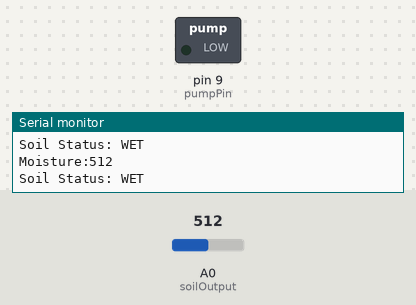
The sketch below on a simulated Arduino Uno, built with avr-gcc and run on an emulated ATmega328P. On the bench: switched loads named in the sketch (green lamp = pin HIGH), the last lines printed to the serial monitor. The test bench sets the inputs (shaded band); at power-on: A0 (soilOutput) = 512. Pins used as bus, display or sensor lines are not drawn.

Above: at 1.8 s.
1.9 s: A0 (soilOutput) set to 984
3.4 s: A0 (soilOutput) set to 1009
At 5.9 s:
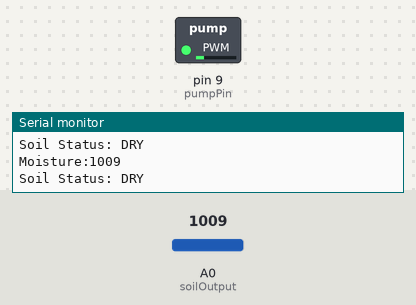
At 17.2 s:
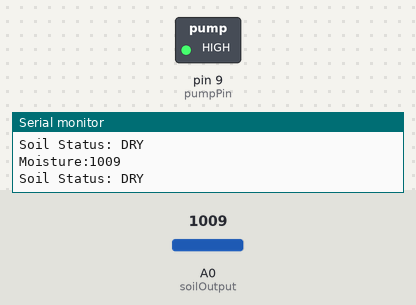
Timing chart, 0 to 17.5 s (numbered marks = the images above; inputs shaded):
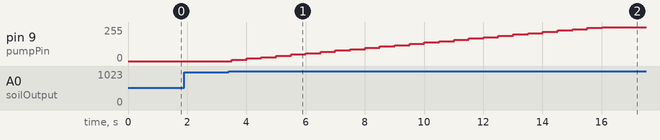

Measured:
- the behaviour switches between 1000 and 1001 on A0 (soilOutput) (found by bisection; images 0 and 1)
- after the input at 3.4 s, pin 9 (pumpPin): moves from 0/255 to 255/255 over 12.5 s, starting after 0.10 s

The sketch:

planter_project.ino
```cpp
// EGN2020C Final Project: Self-Watering Planter
// By:        David Wang
// Date:      4/2/19
// Version:   v1.0

// Define pins
const int soilOutput = A0; // For reading analog moisture values
const int soilPower = 7; // For powering sensor on/off
const int pumpPin = 9; // For powering pump on/off

// For determining if soil is wet/dry
const int lowerMoistThreshold = 250;
const int upperMoistThreshold = 1000;

String soilStatus = ""; // Formatting output
int pumpSpeed = 0; // Controlling the speed of the pump


/* ====================================================
Soil sensor values higher = more dry (top threshold)
Soil sensor values lower = more wet (bottom threshold)
==================================================== */

void setup() {
  Serial.begin(9600);
  pinMode(pumpPin, OUTPUT); // Set pump control pin to be output
  pinMode(soilPower, OUTPUT); // Set soil power pin as an output
  digitalWrite(soilPower, LOW); //Set pin to LOW so no power is flowing through the sensor
}

void loop() {
  int sensorValue = readSoil(); // Retrieve values from the soil moisture sensor

  // Print out raw soil moisture values
  Serial.print("Moisture:");
  Serial.print(sensorValue);
  Serial.println();

  // If value above upper threshold (too dry), turn on pump
  if(sensorValue > upperMoistThreshold) {
      soilStatus = "DRY";
      pumpSpeed += 10; // Gradually increases the feed rate of water
      analogWrite(pumpPin, pumpSpeed);
  }

  // Otherwise turn pump off
  else{
      soilStatus = "WET";
      pumpSpeed = 0;
      analogWrite(pumpPin, 0); // 0-255 range for pump
  }

  // Print out soil status
  Serial.print("Soil Status: " + soilStatus + "\n");
}

int readSoil(){

  digitalWrite(soilPower, HIGH); // Turn soil senors on
  delay(500); // 500 ms
  int value = analogRead(soilOutput);// Read analog value from sensor
  digitalWrite(soilPower, LOW); // Turn sensor OFF
  return value;

}
```
